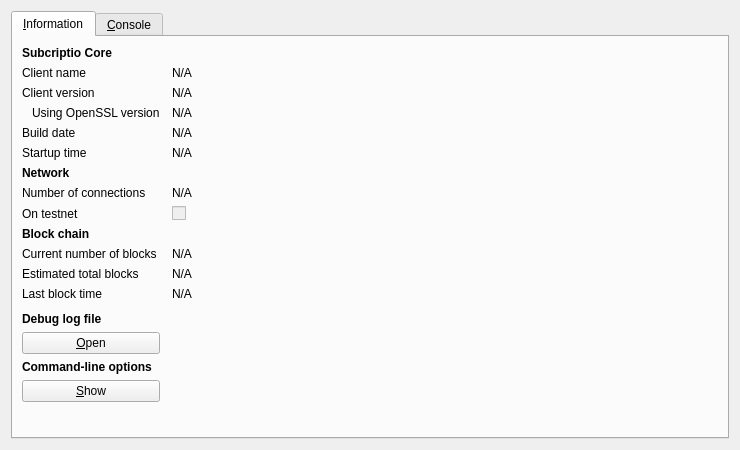
<?xml version="1.0" encoding="UTF-8"?>
<ui version="4.0">
 <class>RPCConsole</class>
 <widget class="QDialog" name="RPCConsole">
  <property name="geometry">
   <rect>
    <x>0</x>
    <y>0</y>
    <width>740</width>
    <height>450</height>
   </rect>
  </property>
  <property name="windowTitle">
   <string>Subcriptio - Debug window</string>
  </property>
  <layout class="QVBoxLayout" name="verticalLayout_2">
   <item>
    <widget class="QTabWidget" name="tabWidget">
     <property name="currentIndex">
      <number>0</number>
     </property>
     <widget class="QWidget" name="tab_info">
      <attribute name="title">
       <string>&amp;Information</string>
      </attribute>
      <layout class="QGridLayout" name="gridLayout" columnstretch="0,1">
       <property name="horizontalSpacing">
        <number>12</number>
       </property>
       <item row="0" column="0">
        <widget class="QLabel" name="label_9">
         <property name="font">
          <font>
           <weight>75</weight>
           <bold>true</bold>
          </font>
         </property>
         <property name="text">
          <string>Subcriptio Core</string>
         </property>
        </widget>
       </item>
       <item row="1" column="0">
        <widget class="QLabel" name="label_5">
         <property name="text">
          <string>Client name</string>
         </property>
        </widget>
       </item>
       <item row="1" column="1">
        <widget class="QLabel" name="clientName">
         <property name="cursor">
          <cursorShape>IBeamCursor</cursorShape>
         </property>
         <property name="text">
          <string>N/A</string>
         </property>
         <property name="textFormat">
          <enum>Qt::PlainText</enum>
         </property>
         <property name="textInteractionFlags">
          <set>Qt::LinksAccessibleByMouse|Qt::TextSelectableByKeyboard|Qt::TextSelectableByMouse</set>
         </property>
        </widget>
       </item>
       <item row="2" column="0">
        <widget class="QLabel" name="label_6">
         <property name="text">
          <string>Client version</string>
         </property>
        </widget>
       </item>
       <item row="2" column="1">
        <widget class="QLabel" name="clientVersion">
         <property name="cursor">
          <cursorShape>IBeamCursor</cursorShape>
         </property>
         <property name="text">
          <string>N/A</string>
         </property>
         <property name="textFormat">
          <enum>Qt::PlainText</enum>
         </property>
         <property name="textInteractionFlags">
          <set>Qt::LinksAccessibleByMouse|Qt::TextSelectableByKeyboard|Qt::TextSelectableByMouse</set>
         </property>
        </widget>
       </item>
       <item row="3" column="0">
        <widget class="QLabel" name="label_14">
         <property name="text">
          <string>Using OpenSSL version</string>
         </property>
         <property name="indent">
          <number>10</number>
         </property>
        </widget>
       </item>
       <item row="3" column="1">
        <widget class="QLabel" name="openSSLVersion">
         <property name="cursor">
          <cursorShape>IBeamCursor</cursorShape>
         </property>
         <property name="text">
          <string>N/A</string>
         </property>
         <property name="textFormat">
          <enum>Qt::PlainText</enum>
         </property>
         <property name="textInteractionFlags">
          <set>Qt::LinksAccessibleByMouse|Qt::TextSelectableByKeyboard|Qt::TextSelectableByMouse</set>
         </property>
        </widget>
       </item>
       <item row="4" column="0">
        <widget class="QLabel" name="label_12">
         <property name="text">
          <string>Build date</string>
         </property>
        </widget>
       </item>
       <item row="4" column="1">
        <widget class="QLabel" name="buildDate">
         <property name="cursor">
          <cursorShape>IBeamCursor</cursorShape>
         </property>
         <property name="text">
          <string>N/A</string>
         </property>
         <property name="textFormat">
          <enum>Qt::PlainText</enum>
         </property>
         <property name="textInteractionFlags">
          <set>Qt::LinksAccessibleByMouse|Qt::TextSelectableByKeyboard|Qt::TextSelectableByMouse</set>
         </property>
        </widget>
       </item>
       <item row="5" column="0">
        <widget class="QLabel" name="label_13">
         <property name="text">
          <string>Startup time</string>
         </property>
        </widget>
       </item>
       <item row="5" column="1">
        <widget class="QLabel" name="startupTime">
         <property name="cursor">
          <cursorShape>IBeamCursor</cursorShape>
         </property>
         <property name="text">
          <string>N/A</string>
         </property>
         <property name="textFormat">
          <enum>Qt::PlainText</enum>
         </property>
         <property name="textInteractionFlags">
          <set>Qt::LinksAccessibleByMouse|Qt::TextSelectableByKeyboard|Qt::TextSelectableByMouse</set>
         </property>
        </widget>
       </item>
       <item row="6" column="0">
        <widget class="QLabel" name="label_11">
         <property name="font">
          <font>
           <weight>75</weight>
           <bold>true</bold>
          </font>
         </property>
         <property name="text">
          <string>Network</string>
         </property>
        </widget>
       </item>
       <item row="7" column="0">
        <widget class="QLabel" name="label_7">
         <property name="text">
          <string>Number of connections</string>
         </property>
        </widget>
       </item>
       <item row="7" column="1">
        <widget class="QLabel" name="numberOfConnections">
         <property name="cursor">
          <cursorShape>IBeamCursor</cursorShape>
         </property>
         <property name="text">
          <string>N/A</string>
         </property>
         <property name="textFormat">
          <enum>Qt::PlainText</enum>
         </property>
         <property name="textInteractionFlags">
          <set>Qt::LinksAccessibleByMouse|Qt::TextSelectableByKeyboard|Qt::TextSelectableByMouse</set>
         </property>
        </widget>
       </item>
       <item row="8" column="0">
        <widget class="QLabel" name="label_8">
         <property name="text">
          <string>On testnet</string>
         </property>
        </widget>
       </item>
       <item row="8" column="1">
        <widget class="QCheckBox" name="isTestNet">
         <property name="enabled">
          <bool>false</bool>
         </property>
         <property name="text">
          <string/>
         </property>
        </widget>
       </item>
       <item row="9" column="0">
        <widget class="QLabel" name="label_10">
         <property name="font">
          <font>
           <weight>75</weight>
           <bold>true</bold>
          </font>
         </property>
         <property name="text">
          <string>Block chain</string>
         </property>
        </widget>
       </item>
       <item row="10" column="0">
        <widget class="QLabel" name="label_3">
         <property name="text">
          <string>Current number of blocks</string>
         </property>
        </widget>
       </item>
       <item row="10" column="1">
        <widget class="QLabel" name="numberOfBlocks">
         <property name="cursor">
          <cursorShape>IBeamCursor</cursorShape>
         </property>
         <property name="text">
          <string>N/A</string>
         </property>
         <property name="textFormat">
          <enum>Qt::PlainText</enum>
         </property>
         <property name="textInteractionFlags">
          <set>Qt::LinksAccessibleByMouse|Qt::TextSelectableByKeyboard|Qt::TextSelectableByMouse</set>
         </property>
        </widget>
       </item>
       <item row="11" column="0">
        <widget class="QLabel" name="label_4">
         <property name="text">
          <string>Estimated total blocks</string>
         </property>
        </widget>
       </item>
       <item row="11" column="1">
        <widget class="QLabel" name="totalBlocks">
         <property name="cursor">
          <cursorShape>IBeamCursor</cursorShape>
         </property>
         <property name="text">
          <string>N/A</string>
         </property>
         <property name="textFormat">
          <enum>Qt::PlainText</enum>
         </property>
         <property name="textInteractionFlags">
          <set>Qt::LinksAccessibleByMouse|Qt::TextSelectableByKeyboard|Qt::TextSelectableByMouse</set>
         </property>
        </widget>
       </item>
       <item row="12" column="0">
        <widget class="QLabel" name="label_2">
         <property name="text">
          <string>Last block time</string>
         </property>
        </widget>
       </item>
       <item row="12" column="1">
        <widget class="QLabel" name="lastBlockTime">
         <property name="cursor">
          <cursorShape>IBeamCursor</cursorShape>
         </property>
         <property name="text">
          <string>N/A</string>
         </property>
         <property name="textFormat">
          <enum>Qt::PlainText</enum>
         </property>
         <property name="textInteractionFlags">
          <set>Qt::LinksAccessibleByMouse|Qt::TextSelectableByKeyboard|Qt::TextSelectableByMouse</set>
         </property>
        </widget>
       </item>
       <item row="13" column="0">
        <spacer name="verticalSpacer_2">
         <property name="orientation">
          <enum>Qt::Vertical</enum>
         </property>
         <property name="sizeHint" stdset="0">
          <size>
           <width>20</width>
           <height>20</height>
          </size>
         </property>
        </spacer>
       </item>
       <item row="14" column="0">
        <widget class="QLabel" name="labelDebugLogfile">
         <property name="font">
          <font>
           <weight>75</weight>
           <bold>true</bold>
          </font>
         </property>
         <property name="text">
          <string>Debug log file</string>
         </property>
        </widget>
       </item>
       <item row="15" column="0">
        <widget class="QPushButton" name="openDebugLogfileButton">
         <property name="toolTip">
          <string>Open the Subcriptio debug log file from the current data directory. This can take a few seconds for large log files.</string>
         </property>
         <property name="text">
          <string>&amp;Open</string>
         </property>
         <property name="autoDefault">
          <bool>false</bool>
         </property>
        </widget>
       </item>
       <item row="16" column="0">
        <widget class="QLabel" name="labelCLOptions">
         <property name="font">
          <font>
           <weight>75</weight>
           <bold>true</bold>
          </font>
         </property>
         <property name="text">
          <string>Command-line options</string>
         </property>
        </widget>
       </item>
       <item row="17" column="0">
        <widget class="QPushButton" name="showCLOptionsButton">
         <property name="toolTip">
          <string>Show the Subcriptio-Qt help message to get a list with possible Subcriptio command-line options.</string>
         </property>
         <property name="text">
          <string>&amp;Show</string>
         </property>
         <property name="autoDefault">
          <bool>false</bool>
         </property>
        </widget>
       </item>
       <item row="18" column="0">
        <spacer name="verticalSpacer">
         <property name="orientation">
          <enum>Qt::Vertical</enum>
         </property>
         <property name="sizeHint" stdset="0">
          <size>
           <width>20</width>
           <height>40</height>
          </size>
         </property>
        </spacer>
       </item>
      </layout>
     </widget>
     <widget class="QWidget" name="tab_console">
      <attribute name="title">
       <string>&amp;Console</string>
      </attribute>
      <layout class="QVBoxLayout" name="verticalLayout_3">
       <property name="spacing">
        <number>3</number>
       </property>
       <item>
        <widget class="QTextEdit" name="messagesWidget">
         <property name="minimumSize">
          <size>
           <width>0</width>
           <height>100</height>
          </size>
         </property>
         <property name="readOnly">
          <bool>true</bool>
         </property>
         <property name="tabKeyNavigation" stdset="0">
          <bool>false</bool>
         </property>
         <property name="columnCount" stdset="0">
          <number>2</number>
         </property>
        </widget>
       </item>
       <item>
        <layout class="QHBoxLayout" name="horizontalLayout">
         <property name="spacing">
          <number>3</number>
         </property>
         <item>
          <widget class="QLabel" name="label">
           <property name="text">
            <string notr="true">&gt;</string>
           </property>
          </widget>
         </item>
         <item>
          <widget class="QLineEdit" name="lineEdit"/>
         </item>
         <item>
          <widget class="QPushButton" name="clearButton">
           <property name="maximumSize">
            <size>
             <width>24</width>
             <height>24</height>
            </size>
           </property>
           <property name="toolTip">
            <string>Clear console</string>
           </property>
           <property name="text">
            <string/>
           </property>
           <property name="icon">
            <iconset resource="../bitcoin.qrc">
             <normaloff>:/icons/remove</normaloff>:/icons/remove</iconset>
           </property>
           <property name="shortcut">
            <string notr="true">Ctrl+L</string>
           </property>
           <property name="autoDefault">
            <bool>false</bool>
           </property>
          </widget>
         </item>
        </layout>
       </item>
      </layout>
     </widget>
    </widget>
   </item>
  </layout>
 </widget>
 <resources>
  <include location="../bitcoin.qrc"/>
 </resources>
 <connections/>
</ui>
